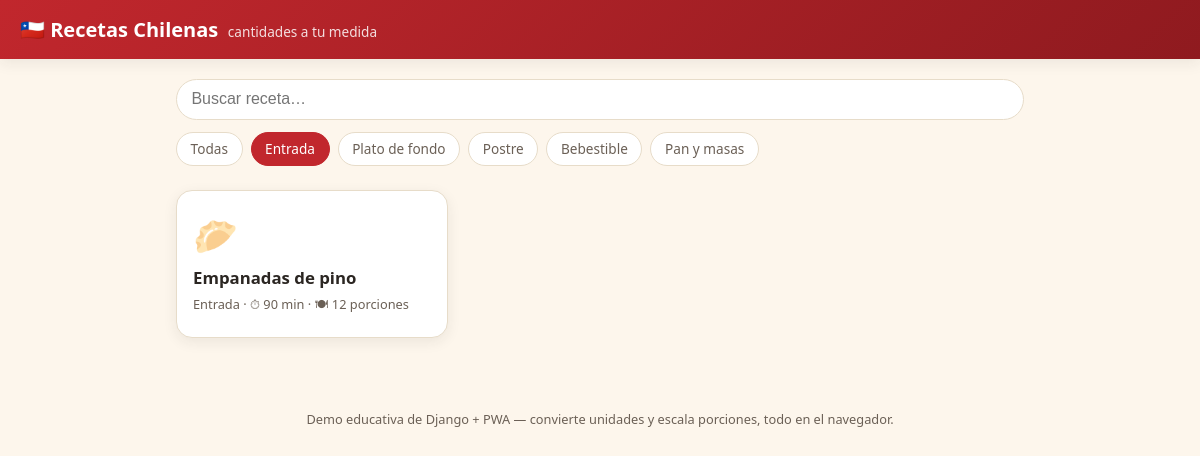
The app's page /?categoria=entrada with its own data.
### recetas/models.py (models this page shows, shortened)
class Receta(models.Model):
    ENTRADA = "entrada"
    FONDO = "fondo"
    POSTRE = "postre"
    BEBESTIBLE = "bebestible"
    PAN_MASA = "pan_masa"
    CATEGORIA_CHOICES = [
        (ENTRADA, "Entrada"),
        (FONDO, "Plato de fondo"),
        (POSTRE, "Postre"),
        (BEBESTIBLE, "Bebestible"),
        (PAN_MASA, "Pan y masas"),
    ]
    nombre = models.CharField(max_length=100)
    slug = models.SlugField(max_length=110, unique=True)
    emoji = models.CharField(
        max_length=8, default="🍽️", help_text="Emoji decorativo para la tarjeta de la receta."
    )
    descripcion = models.TextField(blank=True)
    categoria = models.CharField(max_length=20, choices=CATEGORIA_CHOICES, default=FONDO)
    porciones_base = models.PositiveSmallIntegerField(
        default=4, help_text="Número de porciones al que corresponden las cantidades guardadas."
    )
    tiempo_preparacion_min = models.PositiveSmallIntegerField(
        help_text="Tiempo total estimado de preparación, en minutos."
    )
    pasos = models.TextField(
        help_text="Un paso por línea. Se muestran como una lista numerada."
    )
    creado = models.DateTimeField(auto_now_add=True)
    class Meta:
        ordering = ["nombre"]
    def get_absolute_url(self):
        return reverse("receta_detalle", args=[self.slug])

### recetas/views.py (the view)
# urls.py: path("", views.lista_recetas, name="lista_recetas"),
def lista_recetas(request):
    categoria = request.GET.get("categoria", "")
    busqueda = request.GET.get("q", "").strip()
    recetas = Receta.objects.all()
    if categoria:
        recetas = recetas.filter(categoria=categoria)
    if busqueda:
        recetas = recetas.filter(nombre__icontains=busqueda)
    return render(
        request,
        "recetas/lista.html",
        {
            "recetas": recetas,
            "categorias": Receta.CATEGORIA_CHOICES,
            "categoria_actual": categoria,
            "busqueda": busqueda,
        },
    )

### recetas/templates/recetas/lista.html (shortened to what this page needs)
{% extends "recetas/base.html" %}
{% block contenido %}
  <form class="filtros" method="get">
    <input
      class="filtros__buscar"
      type="search"
      name="q"
      placeholder="Buscar receta…"
      value="{{ busqueda }}"
    >
    <div class="filtros__categorias">
      <a
        href="{% url 'lista_recetas' %}{% if busqueda %}?q={{ busqueda }}{% endif %}"
        class="chip {% if not categoria_actual %}chip--activo{% endif %}"
      >Todas</a>
      {% for valor, etiqueta in categorias %}
        <a
          href="?categoria={{ valor }}{% if busqueda %}&q={{ busqueda }}{% endif %}"
          class="chip {% if categoria_actual == valor %}chip--activo{% endif %}"
        >{{ etiqueta }}</a>
      {% endfor %}
    </div>
  </form>
  {% if recetas %}
    <div class="grilla">
      {% for receta in recetas %}
        <a class="tarjeta" href="{{ receta.get_absolute_url }}">
          <span class="tarjeta__emoji" aria-hidden="true">{{ receta.emoji }}</span>
          <h2 class="tarjeta__nombre">{{ receta.nombre }}</h2>
          <p class="tarjeta__meta">
            {{ receta.get_categoria_display }} · ⏱ {{ receta.tiempo_preparacion_min }} min · 🍽 {{ receta.porciones_base }} porciones
          </p>
        </a>
      {% endfor %}
    </div>
  {% else %}
    <p class="vacio">No hay recetas que coincidan con tu búsqueda.</p>
  {% endif %}
{% endblock %}

### recetas/static/recetas/styles.css (style rules this page uses)
:root { --rojo: #c1272d; --rojo-oscuro: #8f1a1f; --crema: #fdf6ec; --azul: #0033a0; --texto: #2b2622; --texto-suave: #6b6056; --borde: #e7dcc9; --sombra: 0 4px 14px rgba(43, 38, 34, 0.08); }
* { box-sizing: border-box; }
body { margin: 0; font-family: "Segoe UI", system-ui, -apple-system, Roboto, sans-serif; background: var(--crema); color: var(--texto); }
a { color: var(--rojo); text-decoration: none; }
.filtros { display: flex; flex-direction: column; gap: 0.75rem; margin-bottom: 1.5rem; }
.filtros__buscar { width: 100%; padding: 0.65rem 0.9rem; border: 1px solid var(--borde); border-radius: 999px; font-size: 1rem; background: #fff; }
.filtros__categorias { display: flex; flex-wrap: wrap; gap: 0.5rem; }
.chip { padding: 0.4rem 0.85rem; border-radius: 999px; border: 1px solid var(--borde); background: #fff; color: var(--texto-suave); font-size: 0.85rem; white-space: nowrap; }
.chip--activo { background: var(--rojo); border-color: var(--rojo); color: #fff; }
.grilla { display: grid; grid-template-columns: repeat(auto-fill, minmax(220px, 1fr)); gap: 1rem; }
.tarjeta { background: #fff; border-radius: 16px; padding: 1.25rem 1rem; box-shadow: var(--sombra); display: flex; flex-direction: column; gap: 0.4rem; transition: transform 0.15s ease; border: 1px solid var(--borde); }
.tarjeta__emoji { font-size: 2.25rem; }
.tarjeta__nombre { margin: 0; font-size: 1.05rem; color: var(--texto); }
.tarjeta__meta { margin: 0; font-size: 0.8rem; color: var(--texto-suave); }

### records on screen
Receta: emoji "🥟", nombre "Empanadas de pino", categoria "Entrada", tiempo_preparacion_min "90", porciones_base "12"

### other values on screen
{{ etiqueta }} "Entrada" "Plato de fondo" "Postre" "Bebestible" "Pan y masas"
